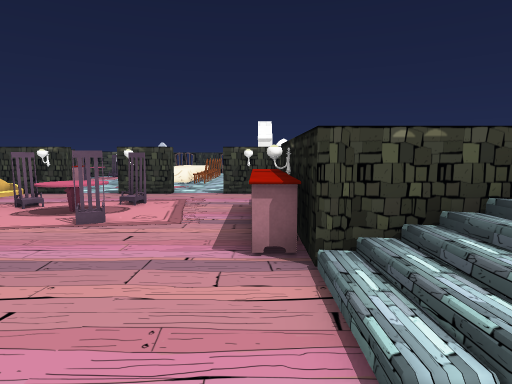
view 1 (above)

19 first-person views from a walk through a 3-D level made in the Unity game engine. The camera is 1.4 m above the floor, tilts 6° down and sees 75° across. The floor is counted in squares, 1 m on a side. Each view is taken from the middle of a square. On the plan, view 1 faces up. The plan holds only what a view shows up to about 15 squares ahead; the rest is blank. The place goes on beyond the plan. The player is left out. Some surface patterns are stand-ins.

view 2
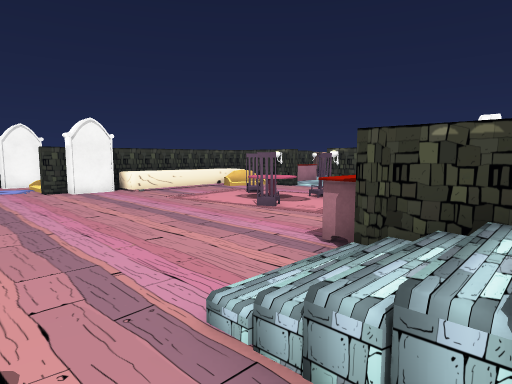

view 3
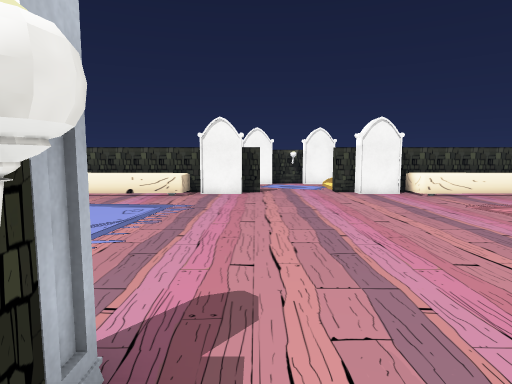

view 4
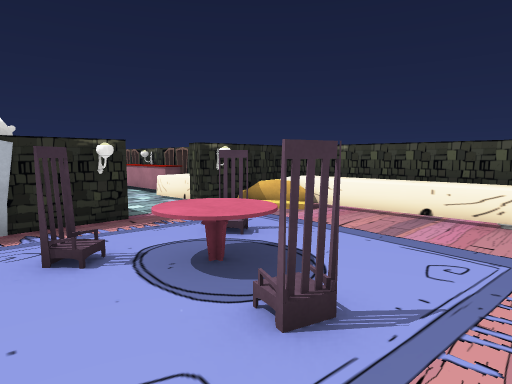

view 5
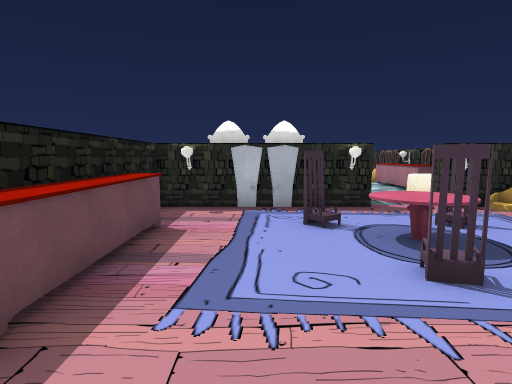

view 6
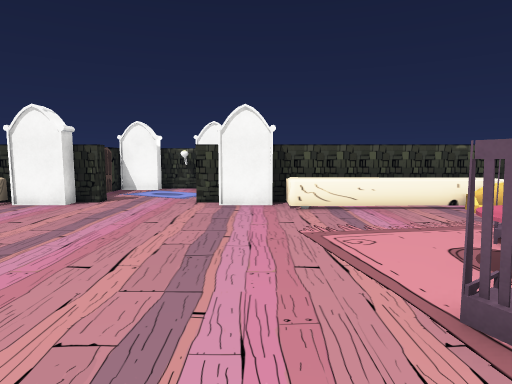

view 7
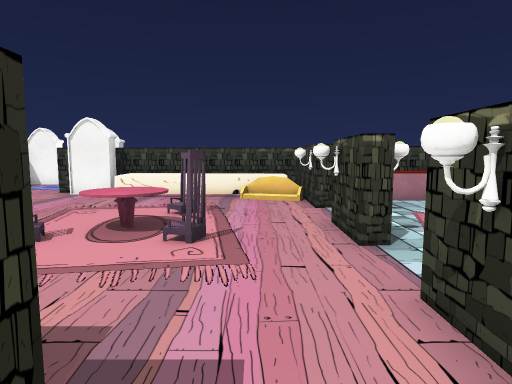

view 8
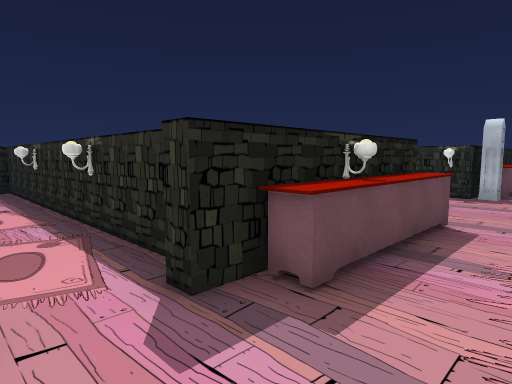

view 9
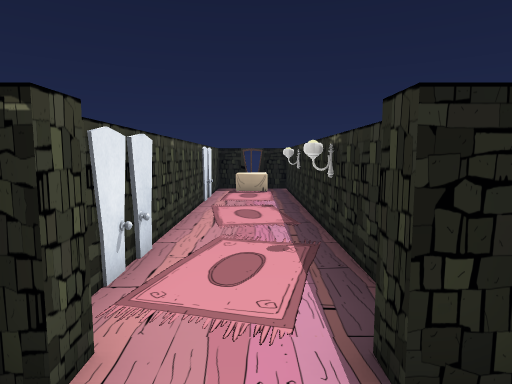

view 10
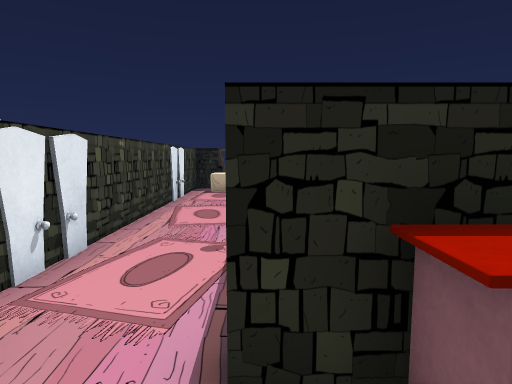

view 11
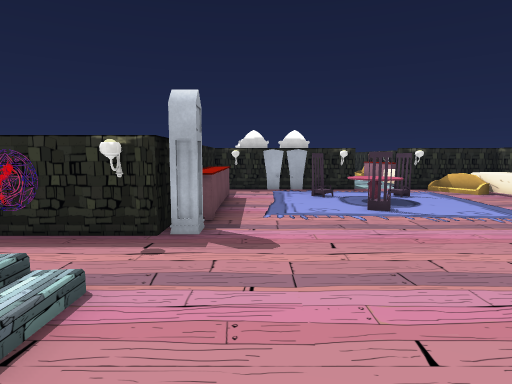

view 12
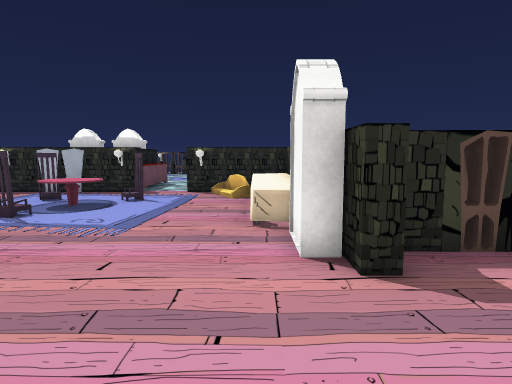

view 13
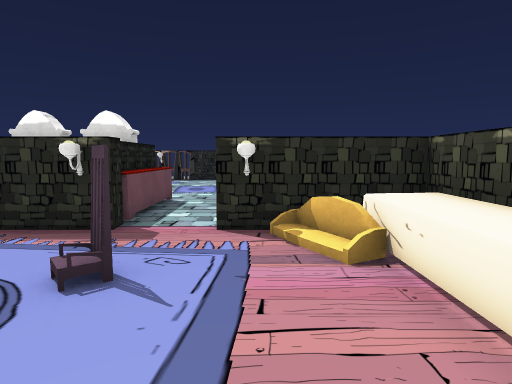

view 14
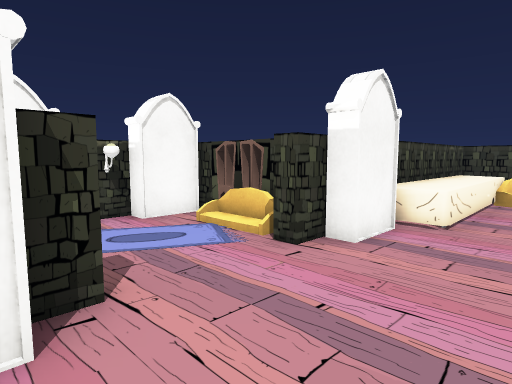

view 15
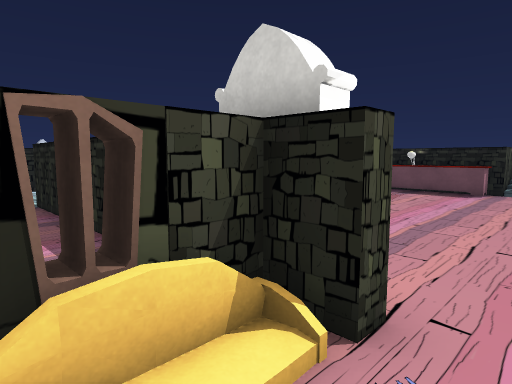

view 16
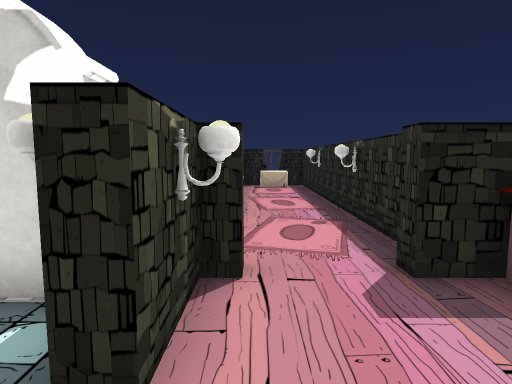

view 17
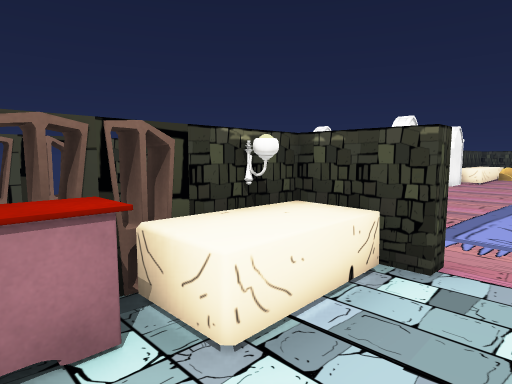

view 18
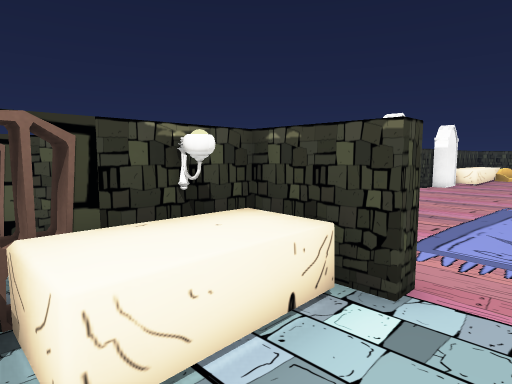

view 19
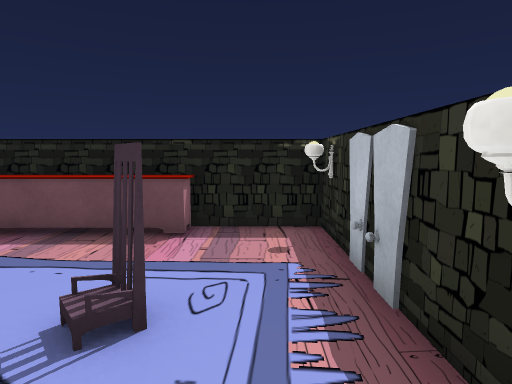

### Floor plan
Points are (right, up) in squares from view 1. A wall is a line through its corners. A room is listed if a view was taken in it or the views show most of it. See-through windows are left out.
Room 1 (views 1, 3, 4, 5, 6, 8, 9, 10, 11, 12, 13, 14, 15, 16, 19)
walls: (0, -1.4) (0, -0.8) (0.6, -0.8); (0.8, 4.2) (0.8, 10.2); (1.4, -0.8) (2.6, -0.8); (-11.8, 0.2) (-11.2, 0.2) (-11.2, -0.5) (-10.7, -0.5) (-10.7, -2.1); (-11.2, 6.6) (-11.2, 5.5) (-10.7, 5.5) (-10.7, 3.9) (-11.2, 3.9) (-11.2, 3.2) (-11.7, 3.2); (-13.4, 4.2) (-15.2, 4.2) (-15.2, 2.5) (-15.7, 2.5) (-15.7, 0.8) (-15.2, 0.8) (-15.2, -0.8); (-15.5, -0.8) (-12.1, -0.8); (-4.4, -9.3) (0.8, -9.3) (0.8, -1.4); (-3.2, 13.2) (-3.2, 12.6) (-5.3, 12.6); (-7.2, 13.2) (-7.2, 12.6); (-9.4, 12.6) (-11.2, 12.6) (-11.2, 11.4); (-7.2, -9.4) (-7.2, -9.8); (0.8, 12.2) (0.8, 12.6) (-0.6, 12.6); (-5.2, -9.9) (-5.2, -9.4); (-9.6, -9.3) (-8.4, -9.3)
ways out: opening at (1.8, 1.5) to room 2; opening at (1, 11) to room 3; opening at (-6.5, -10) to room 4; opening at (-13, 4.5)
objects: other object (-15, 2); other object (-11, -9) to (-10, -3); other object (-11, 6) to (-10, 11); other object (-10, 12); other object (-9, -8); other object (-8, -9); other object (-8, 12); chair (-6, -7); chair (-6, 9); other object (-5, -9); other object (-5, -6) to (-4, -5); other object (-5, 8) to (-4, 9); other object (-5, 12); chair (-4, -4); chair (-4, 10); chair (-3, -7); chair (-3, 7); other object (-1, 13); other object (0, -9); other object (0, -7) to (0, -2); other object (0, 5) to (0, 6); other object (0, 7); other object (0, 8) to (0, 9); other object (0, 12); table (2, 2)
Room 2 (view 2)
walls: (2.6, -0.8) (3.6, -0.8); (3.2, 4.2) (0.8, 4.2)
ways out: opening at (1.8, 1.5) to room 1
objects: table (3, 2)
Room 3 (view 7)
walls: (2.1, 9.7) (13.8, 9.7) (13.8, 12.6) (2.1, 12.6); (1.4, 12.2) (0.8, 12.2); (0.8, 10.2) (1.4, 10.2)
ways out: opening at (1, 11) to room 1
objects: other object (5, 10); other object (9, 10); table (12, 11) to (13, 12)
Room 4 (views 17, 18)
walls: (-7.2, -9.8) (-8.5, -9.8); (-9.2, -12.5) (-9.2, -13.6); (-9.1, -13) (-9.8, -13); (-9.1, -13.3) (-9.8, -13.3)
ways out: opening at (-6.5, -10) to room 1
objects: other object (-9, -14); table (-9, -12) to (-8, -10); other object (-9, -11); other object (-5, -14) to (-5, -11)

Positions as (right, up) in squares from view 1, and headings:
1: (0, 0), facing up
2: (3, 0), facing up-left
3: (2, 0), facing left
4: (-2, -2), facing down-left
5: (-2, 0), facing down
6: (-1, 5), facing left
7: (2, 11), facing left
8: (-2, 12), facing down-right
9: (-1, 11), facing right
10: (-1, 10), facing right
11: (-1, 5), facing down
12: (-10, 4), facing down
13: (-8, -3), facing down
14: (-8, -1), facing up-left
15: (-14, 2), facing up-right
16: (-3, 12), facing right
17: (-6, -14), facing up-left
18: (-6, -13), facing up-left
19: (-6, -8), facing right
